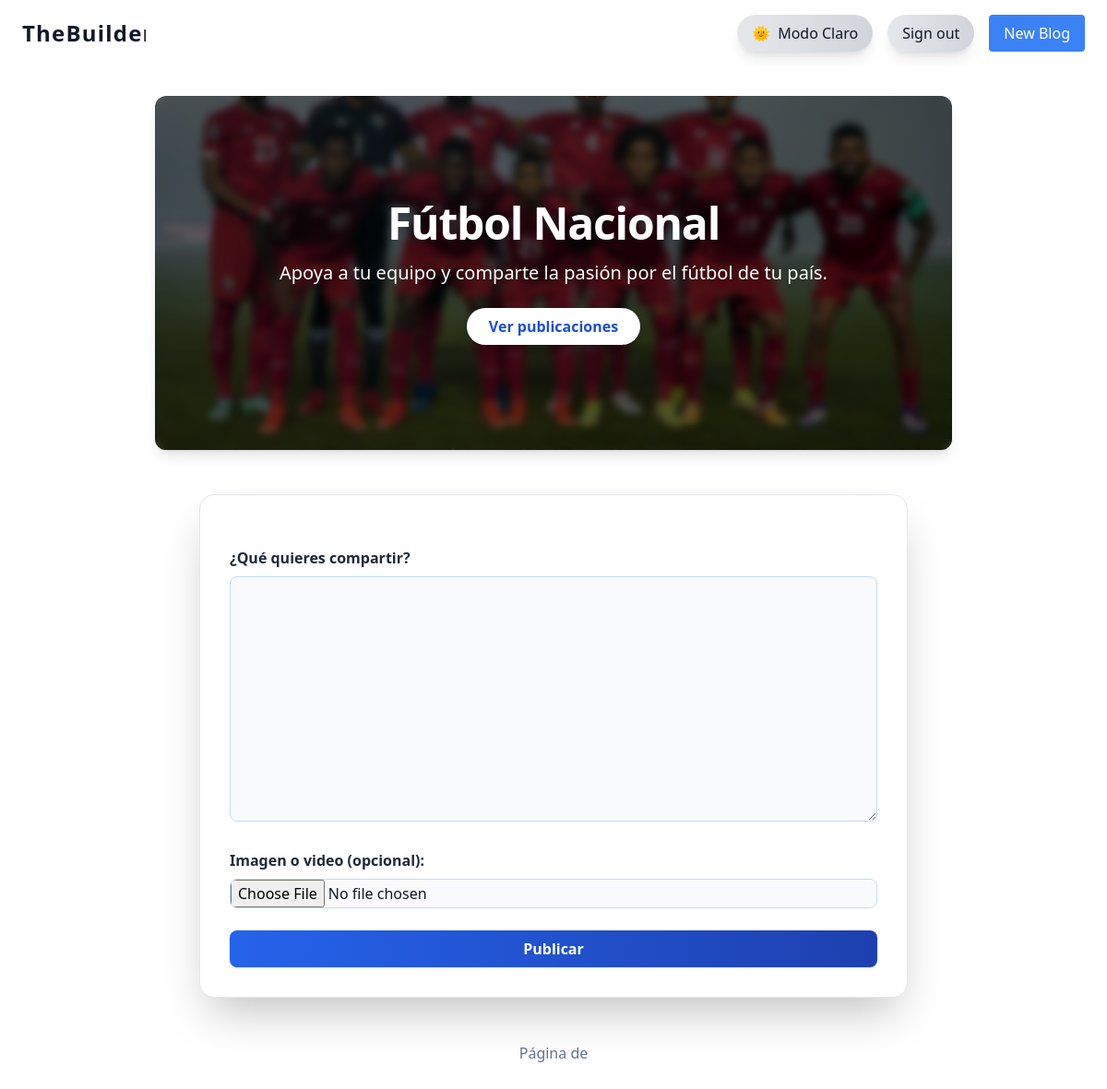
Page /blogs/blogs/subsection/2/ (signed in) on the committed database.
### blogapp/models.py (models this page shows, shortened)
class Subsection(models.Model):
    blog = models.ForeignKey(Blog, related_name='subsections', on_delete=models.CASCADE)
    name = models.CharField(max_length=100)
    description = models.TextField(blank=True)
    image = models.ImageField(upload_to='subsections/', blank=True, null=True)
    owner = models.ForeignKey(User, on_delete=models.CASCADE, related_name='subsections', null=True)  # <--- Añade esta línea
    rating = models.FloatField(default=0)
    rating_count = models.PositiveIntegerField(default=0)
    rating_sum = models.PositiveIntegerField(default=0)

### blogapp/views.py (the view)
# urls.py: path('blogs/subsection/<int:pk>/', views.subsection_detail, name='subsection_detail'),
@login_required
def subsection_detail(request, pk):
    subsection = get_object_or_404(Subsection, pk=pk)
    content_type = ContentType.objects.get_for_model(subsection)
    posts = Post.objects.filter(content_type=content_type, object_id=subsection.id)
    if request.method == 'POST':
        post_form = PostForm(request.POST, request.FILES)
        if post_form.is_valid():
            post = post_form.save(commit=False)
            post.author = request.user
            post.content_type = content_type
            post.object_id = subsection.id
            post.save()
            return redirect('blogapp:subsection_detail', pk=pk)
    else:
        post_form = PostForm()
    return render(request, 'blogapp/subsection_detail.html', {
        'subsection': subsection,
        'post_form': post_form,
        'posts': posts,
        'user': request.user,  # <-- Añade esto
        'request': request,    # <-- Añade esto
    })

### blogapp/forms.py
class PostForm(forms.ModelForm):
    class Meta:
        model = Post
        fields = ['text', 'media']

### blogapp/templates/blogapp/Subsection_detail.html (shortened to what this page needs)
{% extends 'blogapp/base.html' %}
{% load static %}
{% load widget_tweaks %}
{% block content %}
<section class="relative bg-cover bg-center h-96 rounded-xl shadow-lg mb-12 overflow-hidden"
    style="background-image: url('{% if subsection.image %}{{ subsection.image.url }}{% elif subsection.name == "Jabalina" %}https://images.unsplash.com/photo-1505843276877-1a9a5e50c1b2?auto=format&fit=crop&w=1200&q=80{% elif subsection.name == "Natación" %}https://images.unsplash.com/photo-1506744038136-46273834b3fb?auto=format&fit=crop&w=1200&q=80{% elif subsection.name == "Fútbol Internacional" %}https://images.unsplash.com/photo-1506744038136-46273834b3fb?auto=format&fit=crop&w=1200&q=80{% else %}/static/img/hero-default.jpg{% endif %}');">
  <div class="absolute inset-0 bg-black bg-opacity-60 backdrop-blur-sm"></div>
  <div class="relative z-10 flex flex-col items-center justify-center h-full text-white text-center px-6">
    <h1 class="text-4xl md:text-5xl font-extrabold mb-4 drop-shadow-lg tracking-tight">{{ subsection.name }}</h1>
    {% if subsection.description and subsection.description|length > 0 %}
      <p class="text-lg md:text-xl max-w-2xl mb-6 drop-shadow">{{ subsection.description|safe }}</p>
    {% else %}
      <p class="text-lg md:text-xl max-w-2xl mb-6 drop-shadow">Sin descripción disponible.</p>
    {% endif %}
    <a href="#posts" class="bg-white text-blue-700 font-semibold px-6 py-2 rounded-full shadow-md hover:bg-blue-700 hover:text-white transition">Ver publicaciones</a>
  </div>
</section>
<div class="max-w-3xl mx-auto" id="posts">
  <div class="bg-white dark:bg-gray-900 p-8 rounded-2xl shadow-2xl mb-12 border border-gray-200 dark:border-gray-700">
    {% if user.is_authenticated %}
      <form method="post" enctype="multipart/form-data" class="space-y-6">
        <div>
          <label for="id_text" class="block font-semibold text-gray-800 dark:text-gray-200 mb-2">¿Qué quieres compartir?</label>
          {{ post_form.text|add_class:"w-full rounded-lg p-3 bg-gray-50 dark:bg-gray-800 text-gray-900 dark:text-white border border-blue-200 dark:border-blue-800 focus:border-blue-500 focus:ring-2 focus:ring-blue-200 dark:focus:ring-blue-800 transition" }}
        </div>
        <div>
          <label for="id_media" class="block font-semibold text-gray-800 dark:text-gray-200 mb-2">Imagen o video (opcional):</label>
          {{ post_form.media|add_class:"block w-full text-gray-900 dark:text-gray-200 bg-gray-50 dark:bg-gray-800 border border-blue-200 dark:border-blue-800 rounded-lg cursor-pointer focus:outline-none" }}
        </div>
        <button type="submit" class="bg-gradient-to-r from-blue-600 to-blue-800 hover:from-blue-700 hover:to-blue-900 text-white px-6 py-2 rounded-lg font-bold shadow transition w-full">
          Publicar
        </button>
      </form>
    {% else %}
      <p class="text-center text-gray-600 dark:text-gray-300">
        Debes <a href="{% url 'login' %}" class="text-blue-600 underline hover:text-blue-800">iniciar sesión</a> para publicar.
      </p>
    {% endif %}
  </div>
  <div class="pagination flex justify-center items-center gap-6 my-10 text-gray-700 dark:text-gray-300">
    <span class="font-medium">Página {{ page_obj.number }} de {{ page_obj.paginator.num_pages }}</span>
  </div>
</div>
{% endblock %}

### blogapp/templates/blogapp/base.html (style rules this page uses)
html, body { height: 100%; scroll-behavior: smooth; transition: background-color 0.5s ease-in-out; }

### blogapp/templates/blogapp/Subsection_detail.html (style rules this page uses)
.pagination { display: flex; justify-content: center; align-items: center; gap: 1.5rem; margin: 2.5rem 0 1.5rem 0; }
.pagination span { color: #64748b; font-size: 1rem; }

### rows in the picture
Subsection: image (picture), name "Fútbol Nacional", description "Apoya a tu equipo y comparte la pasión por el fútbol de tu país."
